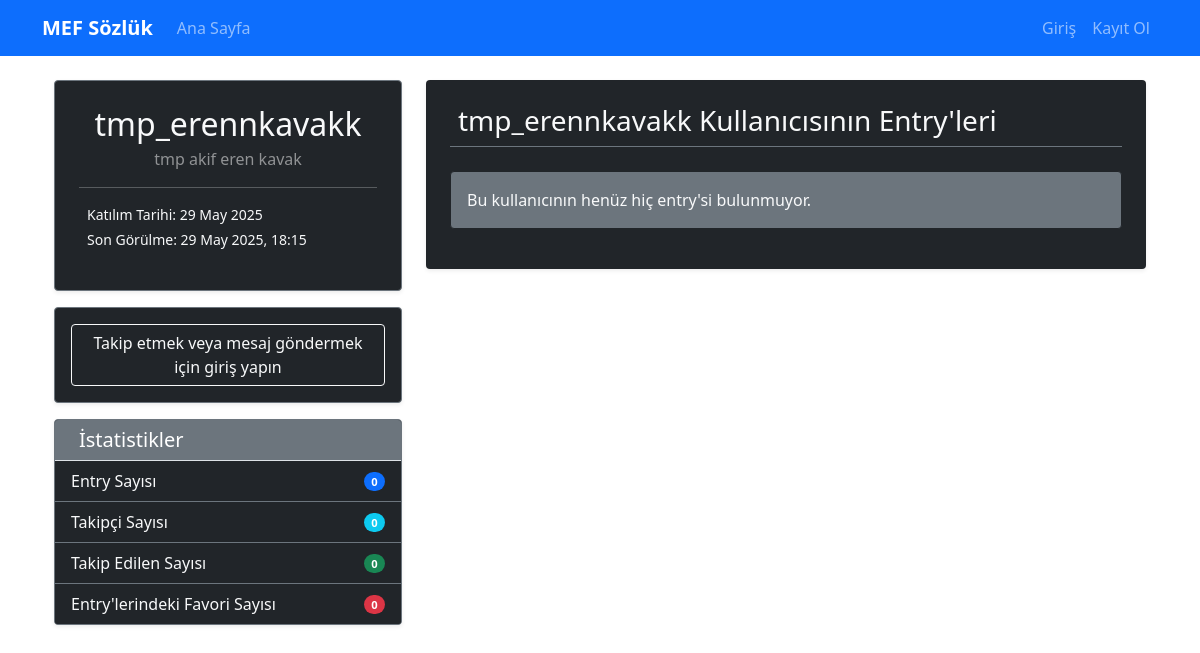
The app's page /user/profile/tmp_erennkavakk, older data.
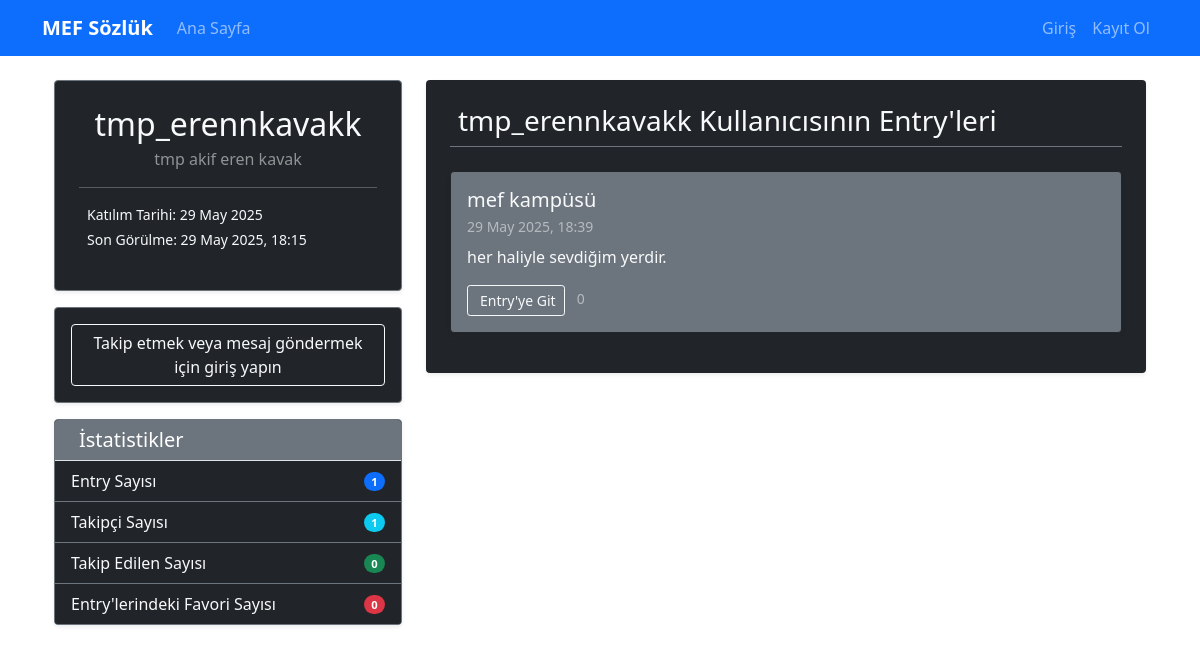
The same page, newer data.
### app/models/entry.py (models this page shows, shortened)
class Entry(db.Model):
    id = db.Column(db.Integer, primary_key=True)
    content = db.Column(db.Text, nullable=False)
    created_at = db.Column(db.DateTime, default=lambda: datetime.now(timezone.utc))
    updated_at = db.Column(db.DateTime, default=lambda: datetime.now(timezone.utc))
    title_id = db.Column(db.Integer, db.ForeignKey('title.id'), nullable=False)
    author_id = db.Column(db.Integer, db.ForeignKey('user.id'), nullable=False)
    favorites = db.relationship('Favorite', backref='entry', lazy='dynamic', cascade='all, delete-orphan')
    def favorite_count(self):
        return self.favorites.count()

class Title(db.Model):
    id = db.Column(db.Integer, primary_key=True)
    name = db.Column(db.String(200), unique=True, nullable=False)
    created_at = db.Column(db.DateTime, default=lambda: datetime.now(timezone.utc))
    last_entry_time = db.Column(db.DateTime, default=lambda: datetime.now(timezone.utc))
    entries = db.relationship('Entry', backref='title', lazy='dynamic', cascade='all, delete-orphan')

### app/routes/user.py (the view)
@bp.route('/profile/<nickname>')
def profile(nickname):
    user = User.query.filter_by(nickname=nickname).first_or_404()
    page = request.args.get('page', 1, type=int)
    entries = Entry.query.filter_by(author_id=user.id)\
                   .order_by(desc(Entry.created_at))\
                   .paginate(page=page, per_page=10, error_out=False)
    total_entries = Entry.query.filter_by(author_id=user.id).count()
    total_favorites = Favorite.query.join(Entry)\
                              .filter(Entry.author_id == user.id).count()
    follower_count = user.followers.count()
    following_count = user.following.count()
    stats = {
        'total_entries': total_entries,
        'total_favorites': total_favorites,
        'follower_count': follower_count,
        'following_count': following_count
    }
    return render_template('user/profile.html',
                         user=user,
                         entries=entries,
                         stats=stats,
                         timezone=timezone)

### app/templates/user/profile.html (shortened to what the changed rows need)
{% extends "base.html" %}
{% block content %}
<div class="container mt-4 text-light">
    <div class="row">
        <div class="col-md-4 mb-4">
            <div class="card bg-dark border-secondary shadow-sm">
                <div class="card-body p-4">
                    <h2 class="text-center mb-1">{{ user.nickname }}</h2>
                </div>
            </div>
            <div class="card bg-dark border-secondary shadow-sm mt-3">
                <ul class="list-group list-group-flush">
                    <li class="list-group-item bg-dark text-light border-secondary d-flex justify-content-between align-items-center px-3 py-2">
                        Entry Sayısı
                        <span class="badge bg-primary rounded-pill">{{ stats.total_entries }}</span>
                    </li>
                    <li class="list-group-item bg-dark text-light border-secondary d-flex justify-content-between align-items-center px-3 py-2">
                        <a href="{{ url_for('user.followers', nickname=user.nickname) }}" class="text-light text-decoration-none hover-underline">Takipçi Sayısı</a>
                        <span id="followerCountBadge" class="badge bg-info rounded-pill">{{ stats.follower_count }}</span>
                    </li>
                </ul>
            </div>
        </div>
        <div class="col-md-8">
            <div class="bg-dark border-secondary p-4 rounded shadow-sm">
                <h3 class="mb-4 border-bottom border-secondary pb-2">{{ user.nickname }} Kullanıcısının Entry'leri</h3>
                {% if entries.items %}
                    {% for entry in entries.items %}
                    <div class="card mb-3 bg-secondary border-dark text-light shadow-sm">
                        <div class="card-body">
                            <h5 class="card-title mb-1">
                                <a href="{{ url_for('main.view_title', id=entry.title.id) }}" class="link-light text-decoration-none hover-underline">{{ entry.title.name }}</a>
                            </h5>
                            <small class="text-white-50 d-block mb-2">
                                 {{ entry.created_at.strftime('%d %B %Y, %H:%M') }}
                            </small>
                            <div class="entry-content-preview mb-3" style="max-height: 100px; overflow: hidden;">
                                {{ entry.content | striptags | truncate(250, True, '...') }}
                            </div>
                            <a href="{{ url_for('main.view_title', id=entry.title.id, _anchor='entry-' ~ entry.id|string) }}" class="btn btn-sm btn-outline-light">
                                 Entry'ye Git
                            </a>
                            <span class="ms-2 text-white-50 small">
                                 {{ entry.favorite_count() }}
                            </span>
                        </div>
                    </div>
                    {% endfor %}
                {% else %}
                    <div class="alert bg-secondary text-light border-dark" role="alert">
                        Bu kullanıcının henüz hiç entry'si bulunmuyor.
                    </div>
                {% endif %}
            </div>
        </div>
    </div>
</div>
{% endblock %}

Row changes from the older to the newer data that the page shows:
added Entry: title.name "mef kampüsü", created_at "29 May 2025, 18:39", content "her haliyle sevdiğim yerdir.", favorite_count "0"
Text that changed along with them:
{{ stats.total_entries }}: "0" → "1"
{{ stats.follower_count }}: "0" → "1"
text no longer shown: "Bu kullanıcının henüz hiç entry'si bulunmuyor."
